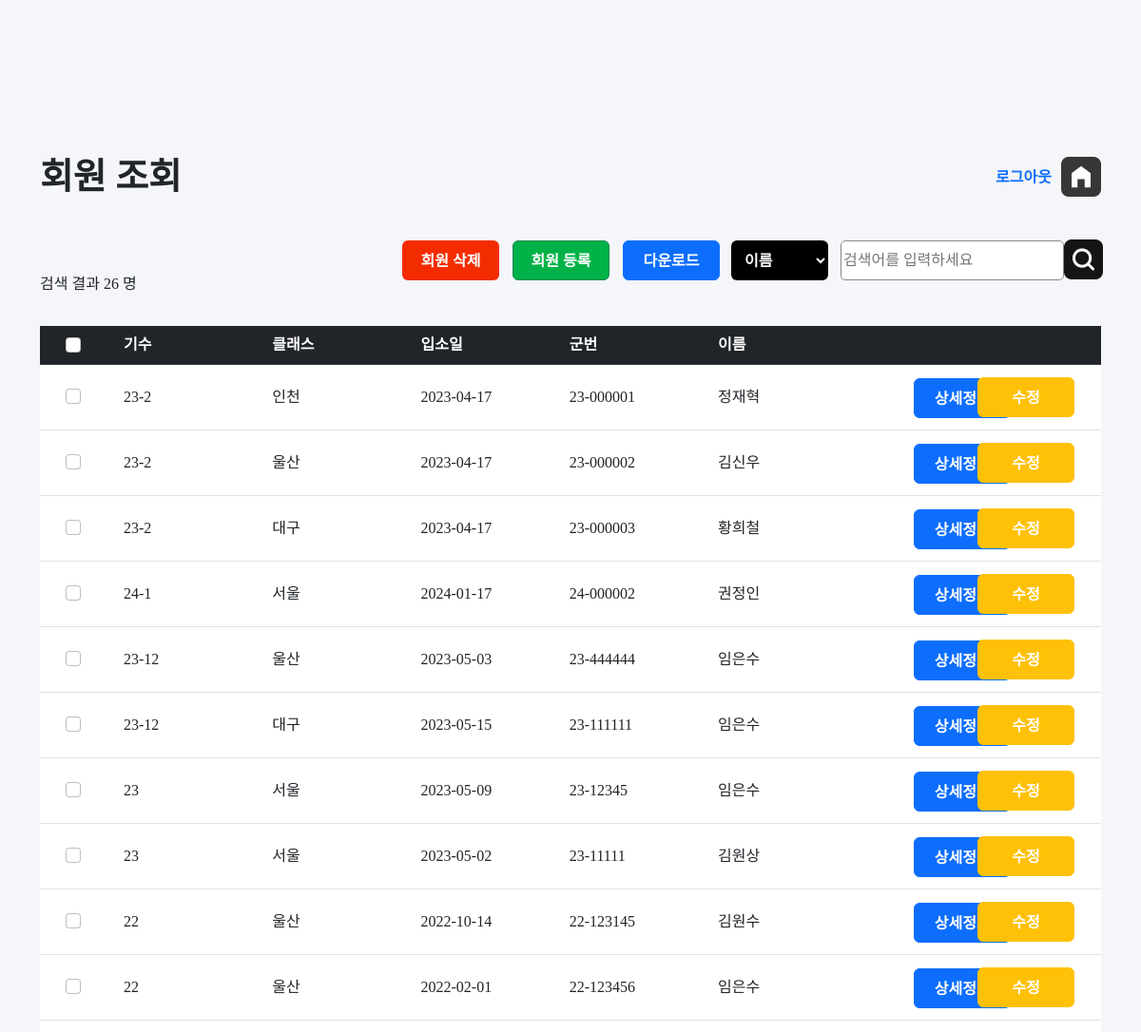
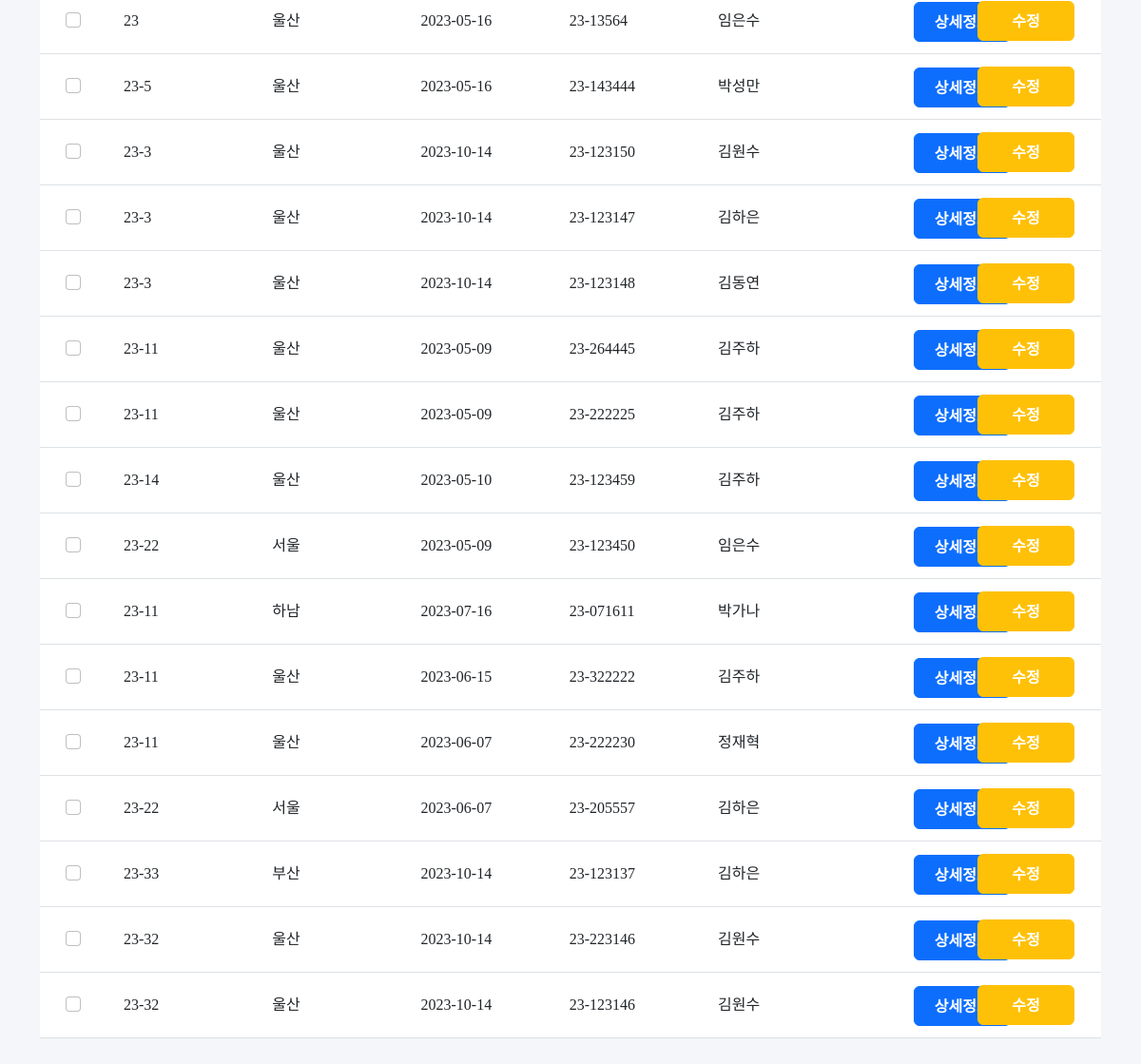
The app's page /jangseong/search.php (signed in), older data (2 pictures, top to bottom).
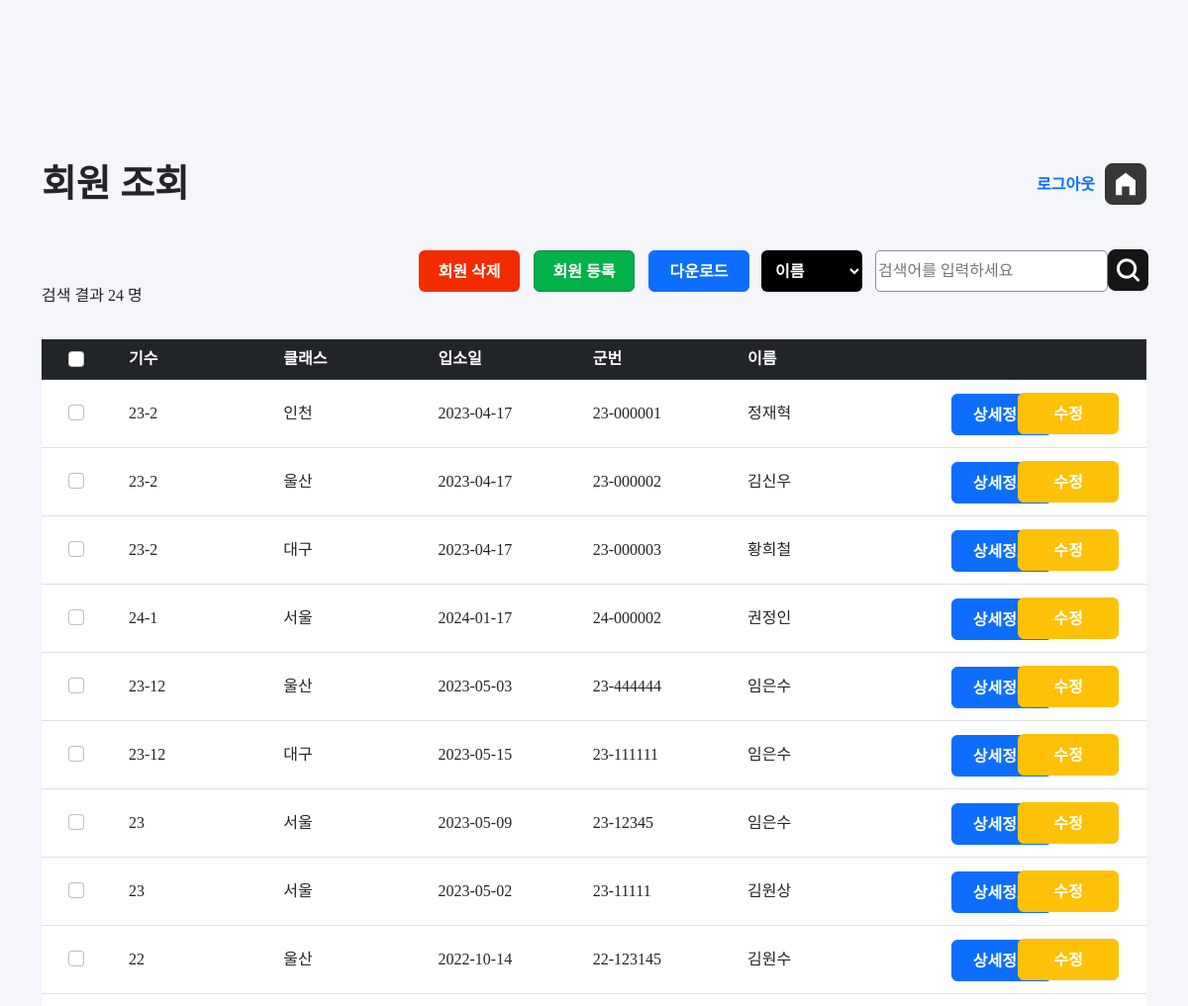
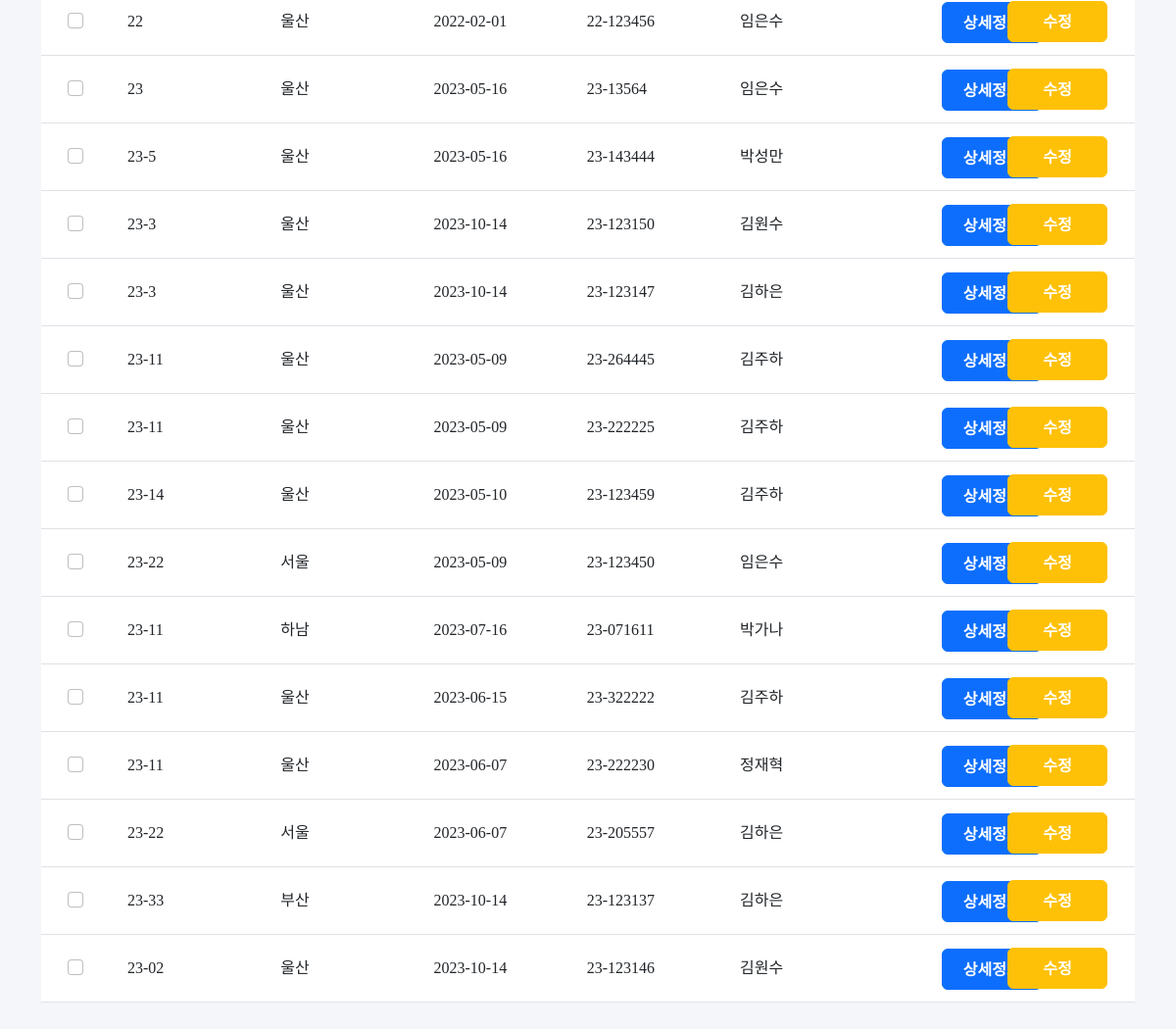
The same page, newer data (2 pictures, top to bottom).
### tables this page shows
CREATE TABLE `member` (
  `id` int(11) NOT NULL,
  `num` varchar(10) NOT NULL,
  `class` varchar(10) NOT NULL,
  `date` date NOT NULL,
  `memID` varchar(20) NOT NULL,
  `name` varchar(20) NOT NULL,
  `password` varchar(20) NOT NULL
);

### jangseong/search.php (the view, shortened to what this page needs)
<?php
if(!isset($_SESSION["login"]))
{
    header('location: index.php');
}
else{
?>
<!DOCTYPE html>
<html lang="en">
<head>
    <link rel="stylesheet" href="style.css">
    <link rel="stylesheet" href="src/bootstrap.min.css">
    <link rel="stylesheet" href="src/style.css">
    <link rel="stylesheet" href="https://cdnjs.cloudflare.com/ajax/libs/font-awesome/4.7.0/css/font-awesome.min.css">
</head>
<body>
    <div class="container"  >
        <div id="top">
            <h2>회원 조회</h2>
            <div id="top-right">
                <div class="btnlogout">
                    <a id="home" href="list.php">
                        <img src="imgs/home.png">
                    </a>
                    <a id="logtext" href="#" onclick="showMessageBox()" >로그아웃</a>
                </div>
            </div>
        </div>
    </div>
    <div class="container" >
        <div id="listaction">
            <div id="right">
                <div id="btnaction">
                    <button type="button" id="btndelete" class="btn btnfix" onclick="checkCheckbox()">회원 삭제</button>
                    <a href="add.php" type="button" id="btnadd" class="btn btn-success btnfix">회원 등록 </a>
                    <a href="export.php" class="btn btn-primary btnfix" id="btndownload ">다운로드</a>
                </div>
                <form action="search.php" method="post">
                    <select name="searchoption" id="searchoption" class="btnfix">
                        <option value ="name">이름</option>
                    </select>
                    <button id="btnSearch" type="submit"><img src="imgs/search.png"></button>
                    <input type="text" id="txtSearch" placeholder="검색어를 입력하세요" name="txtsearch" required >
                </form>
            </div>
        </div>
    </div>
    <div class="container" >
        <?php
        require 'config.php';
        $txtsearch = $_POST["txtsearch"];
        if(!isset($_POST['searchoption'])) {
            $sql = "SELECT * FROM member where name like '%$txtsearch%'  ";
        }
                    $result = $conn->query($sql);
                    $num = $result->num_rows;
                    echo "검색 결과 ".$num." 명";
                ?>
    </div>
    <div class="container">
    <div id="main">
        <table class="table">
        <form method="get" action="delete.php" name="listmember">
            <thead class="table-dark">
            <tr>
                    <th  class="text-center firstcol"  ><input class="form-check-input checklist" style="position:relative; left:-5px; " type="checkbox" id="myCheck" onclick="checkall()"></th>
                    <th class="listcol">기수</th>
                    <th class="listcol">클래스</th>
                    <th class="listcol">입소일</th>
                    <th class="listcol">군번</th>
                    <th class="listcol">이름</th>
                    <th >&nbsp;</th>
            </tr>
            </thead>
            <tbody>
            <?php
                    $result = $conn->query($sql);
                if ($result->num_rows > 0) {
                    $num=0;
                    while($row = $result->fetch_assoc()) {
                    $memberID = $row['id'];
            ?>
            <tr>
                    <td class="text-center" > <input class="form-check-input justify-content-center checkitem" style="position:relative; left:-5px; "   type="checkbox" id="myCheck<?php  echo $num;?>" name="mem[]" value="<?php echo $row['id'];?>"></td>
                    <td><?php echo $row['num']; ?></td>
                    <td><?php echo $row['class']; ?></td>
                    <td><?php echo $row['date']; ?></td>
                    <td><?php echo $row['memID']; ?></td>
                    <td><?php echo $row['name']; ?></td>
                    <td id="cot" ><a href="view.php?memID=<?php echo $row['memID']; ?>" class="btn btn-primary btnfix" style="position:relative; left:50px;" >상세정보</a> <a href="edit.php?id=<?php echo $memberID ?>" class="btn btn-warning btnfix" style="color:white; float:right; margin-right:20px; position:relative; top:5px;" >수정</a></td>
             </tr>
            <?php
                $num+=1;
            }
            } else {
            }
            ?>
            </tbody>
            </form>
        </table>
        </div>
    </div>
</body>
</html>
<?php
}
?>

### jangseong/src/style.css (style rules this page uses)
* { margin: 0; }
body { background: #F5F6F9; font-family: 'Pretendard'; line-height: 24px !important; font-size: 16px !important; }
#top { width: 100%; height: 53px; margin-top: 160px; }
h2 { width: 500px; float: left; font-size: 37.9px; font-weight: 700; line-height: 53.06px; font-family: 'Pretendard'; padding-bottom: 32px; }
#home { float: right; margin-top: 5px; }
#home img { width: 42px; }
#logtext { line-height: 53px; float: right; margin-right: 10px; font-weight: bold; }
button { font-size: 16px !important; line-height: 150%; margin: 0px; }
.btnfix { width: 102px; height: 42px; font-size: 16px; font-weight: 600; line-height: 30px; }
#listaction { width: 100%; height: 42px; margin-top: 32px; }
#right { float: right; margin-bottom: 10px; }
#top-right { width: 200px; float: right; }
#btnaction { float: left; margin-right: 12px; }
#btndelete { background: #F32C00; color: #fff; width: 102px; height: 42px; margin-right: 10px; }
#btnadd { background: #00B247; width: 102px; height: 42px; margin-right: 10px; }
#btnSearch { border: 0px; background: none; cursor: pointer; height: 40px; width: 40px; float: right; }
#btnSearch img { width: 41px; height: 42; position: relative; top: -2px; left: -5px; }
#right form { float: right; }
#searchoption { background: #000; width: 102px; height: 42px; border-radius: 6px; float: left; margin-right: 12px; padding-right: 25px; }
#txtSearch { width: 235px; height: 42px; border: 1px #898989 solid; float: right; border-radius: 5px; position: relative; left: 1px; }
#right form select { color: #fff; border: 0px; height: 42px; padding: 0px 10px; }
#main { width: 100%; margin-top: 32px; margin-bottom: 32px; }
.firstcol { width: 80px; background: #00B247; }
tbody tr { line-height: 52px; }
a { text-decoration: none; }
table { font-size: 16px; }
tr { background: #fff; }
.listcol { width: 14%; }
.checklist { position: relative; left: -20px; }
.checkitem { position: relative; top: 13px; left: -20px; }

Row changes from the older to the newer data that the page shows:
removed member: num "23-3", class "울산", date "2023-10-14", memID "23-123148", name "김동연"
removed member: num "23-32", class "울산", date "2023-10-14", memID "23-223146", name "김원수"
removed member: num "23-32", class "울산", date "2023-10-14", memID "23-123146", name "김원수"
added member: num "23-02", class "울산", date "2023-10-14", memID "23-123146", name "김원수"
Text that changed along with them:
$num: "26" → "24"
